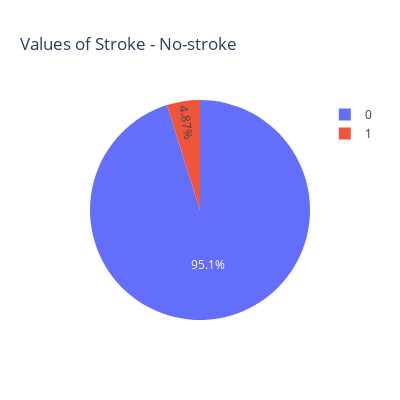

The cell this chart's notebook holds for it:
### Markdown cell above
# Data Visualization

### Code cell
px.pie(names = data['stroke'],width =400, height = 400, title="Values of Stroke - No-stroke")

### Figure 1 — Plotly figure (JSON) as saved in the notebook; plotly's stock layout.template omitted (floating-point values rounded to 4 significant figures; data arrays with more than 128 entries replaced by an {"elided": "..."} marker saying what was removed)
{"data": [{"domain": {"x": [0, 1], "y": [0, 1]}, "hovertemplate": "label=%{label}<extra></extra>", "labels": {"elided": "5109 int values"}, "legendgroup": "", "name": "", "showlegend": true, "type": "pie"}], "layout": {"height": 400, "legend": {"tracegroupgap": 0}, "title": {"text": "Values of Stroke - No-stroke"}, "width": 400}}
